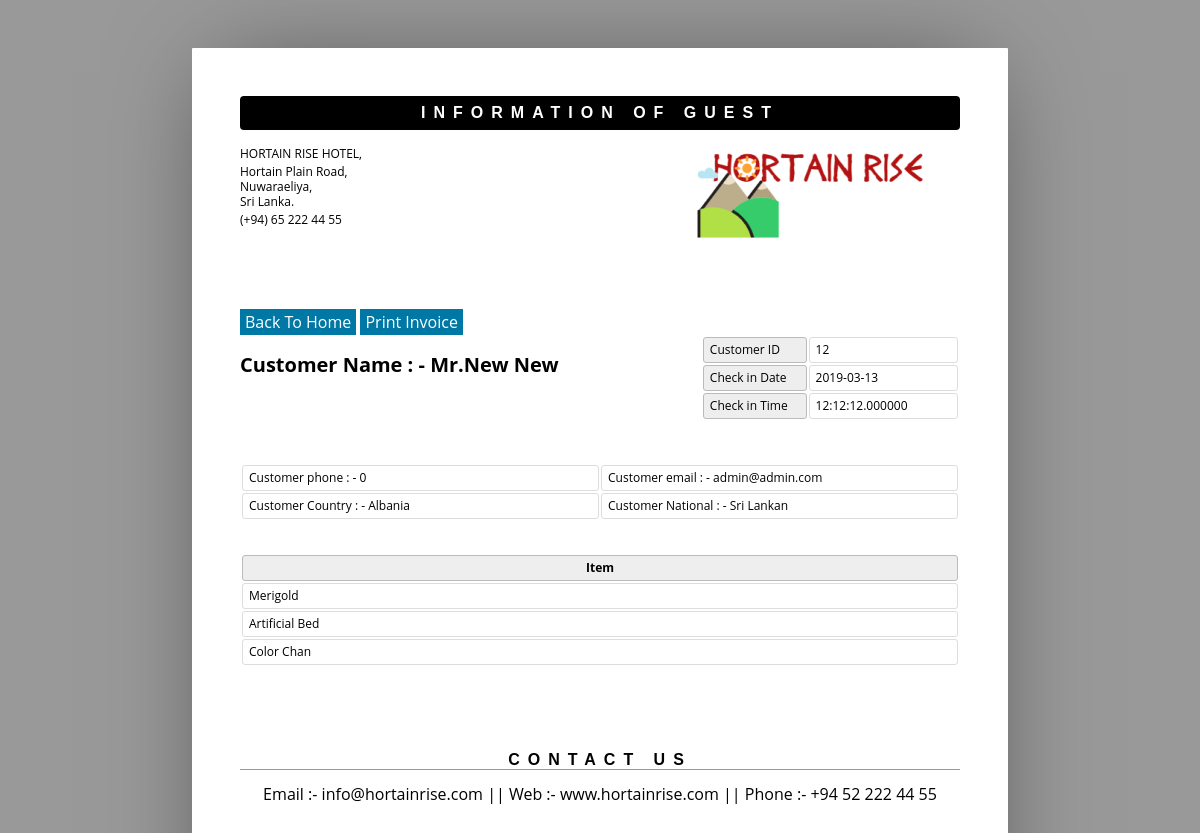
Page /admin/showpaybanquet.php on the committed database.
### tables this page shows
CREATE TABLE `banquetbook` (
  `id` int(10) NOT NULL,
  `Title` varchar(50) NOT NULL,
  `FName` varchar(50) NOT NULL,
  `LName` varchar(50) NOT NULL,
  `Email` varchar(25) NOT NULL,
  `National` varchar(15) NOT NULL,
  `Country` varchar(15) NOT NULL,
  `Phone` int(10) NOT NULL,
  `THall` varchar(15) NOT NULL,
  `Farrange` varchar(10) NOT NULL,
  `NRoom` int(5) NOT NULL,
  `Light` varchar(10) NOT NULL,
  `cinDate` date NOT NULL,
  `cinTime` time(6) NOT NULL,
  `stat` varchar(20) NOT NULL,
  `nodays` varchar(20) NOT NULL
);

### admin/showpaybanquet.php (the view, shortened to what this page needs)
<?php
include('db.php');
$getid = "SELECT max(id) as id FROM banquetbook";
$result2 = mysqli_query($con, $getid);
$row = mysqli_fetch_array($result2, MYSQLI_ASSOC);
$sid = $row['id'];
?>
<html id="body">
    <head>
    </head>
    <body>
        <?php
        include ('db.php');
        $pid = $sid;
        $sql = "select * from banquetbook where id = '$pid' ";
        $re = mysqli_query($con, $sql);
        while ($row = mysqli_fetch_array($re)) {
            $id = $row['id'];
            $title = $row['Title'];
            $Fname = $row['FName'];
            $lname = $row['LName'];
            $email = $row['Email'];
            $National = $row['National'];
            $country = $row['Country'];
            $phone = $row['Phone'];
            $thall = $row['THall'];
            $farrange = $row['Farrange'];
            $light = $row['Light'];
            $cindate = $row['cinDate'];
            $cintime = $row['cinTime'];
        }
        ?>
        <header>
            <h1>Information of Guest</h1>
            <address >
                <p>HORTAIN RISE HOTEL,</p>
                <p>Hortain Plain Road,<br>Nuwaraeliya,<br>Sri Lanka.</p>
                <p>(+94) 65 222 44 55</p>
            </address>
            <span><img alt="" src="assets/img/hortain.png"></span>
        </header>
        <form method="post" action="banquetPay.php">
            <a href="../"><input type="button" style="background: #0078A5; color: #fff; padding: 5px"   name="add" value="Back To Home" class="btn btn-primary"> </a>
            <input type="button" style="background: #0078A5; color: #fff; padding: 5px" onclick="printel()" name="add" value="Print Invoice" class="btn btn-primary">
        </form>
        <article>
            <address >
                <p><br></p>
                <p>Customer Name  : -  <?php echo $title . $Fname . " " . $lname; ?><br></p>
            </address>
            <table class="meta">
                <tr>
                    <th><span >Customer ID</span></th>
                    <td><span ><?php echo $id; ?></span></td>
                </tr>
                <tr>
                    <th><span >Check in Date</span></th>
                    <td><span ><?php echo $cindate; ?> </span></td>
                </tr>
                <tr>
                    <th><span >Check in Time</span></th>
                    <td><span ><?php echo $cintime; ?> </span></td>
                </tr>
            </table>
            <table >
                <tr>
                    <td>Customer phone : -  <?php echo $phone; ?> </td>
                    <td>Customer email : -  <?php echo $email; ?> </td>
                </tr>
                <tr>
                    <td>Customer Country : -  <?php echo $country; ?> </td>
                    <td>Customer National : -  <?php echo $National; ?> </td>
                </tr>
            </table>
            <br>
            <br>
            <table class="inventory">
                <thead>
                    <tr>
                        <th><span >Item</span></th>
                    </tr>
                </thead>
                <tbody>
                    <tr>
                        <td><span ><?php echo $thall; ?></span></td>
                    </tr>
                    <tr>
                        <td><span ><?php echo $farrange; ?>  Bed </span></td>
                    </tr>
                    <tr>
                        <td><span ><?php echo $light; ?>  </span></td>
                    </tr>
                </tbody>
            </table>
        </article>
        <aside>
            <h1><span >Contact us</span></h1>
            <div >
                <p align="center">Email :- info@hortainrise.com || Web :- www.hortainrise.com || Phone :- +94 52 222 44 55 </p>
            </div>
        </aside>
    </body>
</html>

### admin/showpaybanquet.php (style rules this page uses)
* { border: 0; box-sizing: content-box; color: inherit; font-family: inherit; font-size: inherit; font-style: inherit; font-weight: inherit; line-height: inherit; list-style: none; margin: 0; padding: 0; text-decoration: none; vertical-align: top; }
h1 { font: bold 100% sans-serif; letter-spacing: 0.5em; text-align: center; text-transform: uppercase; }
table { font-size: 75%; table-layout: fixed; width: 100%; }
table { border-collapse: separate; border-spacing: 2px; }
th, td { border-width: 1px; padding: 0.5em; position: relative; text-align: left; }
th, td { border-radius: 0.25em; border-style: solid; }
th { background: #EEE; border-color: #BBB; }
td { border-color: #DDD; }
html { font: 16px/1 'Open Sans', sans-serif; overflow: auto; padding: 0.5in; }
html { background: #999; cursor: default; }
body { box-sizing: border-box; height: 11in; margin: 0 auto; overflow: hidden; padding: 0.5in; width: 8.5in; }
body { background: #FFF; border-radius: 1px; box-shadow: 0 0 1in -0.25in rgba(0, 0, 0, 0.5); }
header { margin: 0 0 3em; }
header:after { clear: both; content: ""; display: table; }
header h1 { background: #000; border-radius: 0.25em; color: #FFF; margin: 0 0 1em; padding: 0.5em 0; }
header address { float: left; font-size: 75%; font-style: normal; line-height: 1.25; margin: 0 1em 1em 0; }
header address p { margin: 0 0 0.25em; }
header span, header img { display: block; float: right; }
header span { margin: 0 0 1em 1em; max-height: 25%; max-width: 60%; position: relative; }
header img { max-height: 100%; max-width: 100%; }
article, article address, table.meta, table.inventory { margin: 0 0 3em; }
article:after { clear: both; content: ""; display: table; }
article address { float: left; font-size: 125%; font-weight: bold; }
table.meta, table.balance { float: right; width: 36%; }
table.meta:after, table.balance:after { clear: both; content: ""; display: table; }
table.meta th { width: 40%; }
table.meta td { width: 60%; }
table.inventory { clear: both; width: 100%; }
table.inventory th { font-weight: bold; text-align: center; }
table.inventory td:nth-child(1) { width: 26%; }
aside h1 { border: none; border-width: 0 0 1px; margin: 0 0 1em; }
aside h1 { border-color: #999; border-bottom-style: solid; }

### rows in the picture
banquetbook: Title "Mr.", FName "New", LName "New", id "12", cinDate "2019-03-13", cinTime "12:12:12.000000", Phone "0", Email "admin@admin.com", Country "Albania", National "Sri Lankan", THall "Merigold", Farrange "Artificial", Light "Color Chan"
